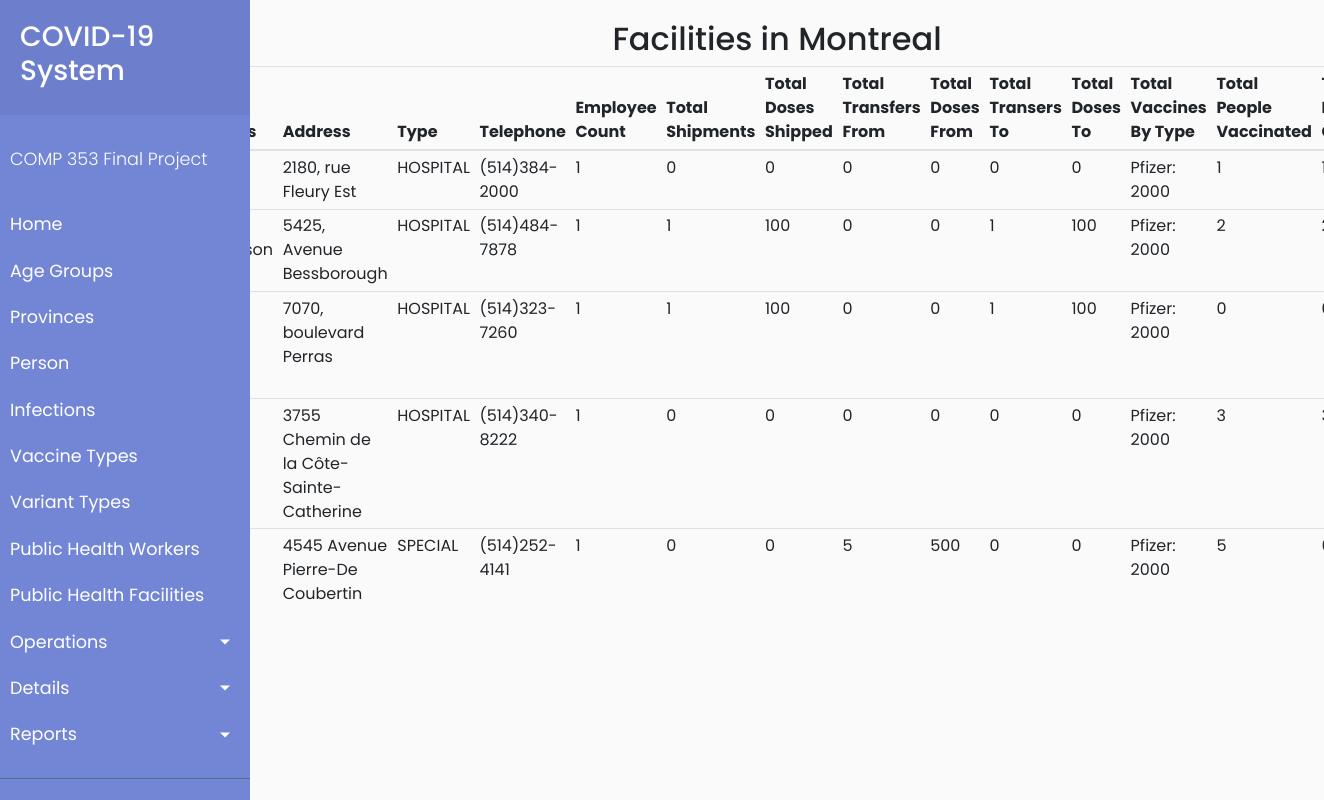
The page /client/report4.php on the database its author committed.
### tables this page shows
CREATE TABLE HealthFacility (
  name VARCHAR(50),
  address VARCHAR(100),
  city VARCHAR(255),
  provinceID int,
  telephone VARCHAR(13),
  webAddress VARCHAR(100),
  type VARCHAR(8),
  PRIMARY KEY (name, address),
  FOREIGN KEY (provinceID) REFERENCES Province(provinceID)
);

### client/report4.php (the view, shortened to what this page needs)
<?php
    include('common/header.php');
?>
        <div id="content">
            <?php
            $mysqli = new mysqli('c353.c9ohujn2mpyl.us-east-1.rds.amazonaws.com', 'admin', 'hello123', 'PROJECT') or die(mysqli_error($mysqli));
            $result = $mysqli->query("
SELECT
    h.name,
    h.address,
    h.type,
    h.telephone,
    COUNT(DISTINCT j.EID) AS employeeCount,
    COALESCE(vs.totalShipments, 0) AS totalShipments,
    COALESCE(vs.totalDosesShipped, 0) AS totalDosesShipped,
    COALESCE(vtFrom.totalTransfersFrom, 0) AS totalTransfersFrom,
    COALESCE(vtFrom.totalDosesFrom, 0) AS totalDosesFrom,
    COALESCE(vtTo.totalTransfersTo, 0) AS totalTransfersTo,
    COALESCE(vtTo.totalDosesTo, 0) AS totalDosesTo,
    v.totalVaccinesByType,
    COALESCE(vac.totalPeopleVaccinated, 0) as totalPeopleVaccinated,
    COALESCE(vac.totalDosesGiven, 0) as totalDosesGiven
FROM
    HealthFacility h
        LEFT JOIN
    JobHistory j ON j.address = h.address
        AND j.name = h.name
        LEFT JOIN
    (SELECT
        nameHSO AS name,
            address,
            COUNT(DISTINCT nameHSO, address, nameDrug, date) AS totalShipments,
            SUM(COUNT) AS totalDosesShipped
    FROM
        VaccineShipment
    GROUP BY nameHSO , address) vs ON vs.name = h.name
        AND vs.address = h.address
        LEFT JOIN
    (SELECT
        nameHSOFrom,
            addressFrom,
            COUNT(DISTINCT nameHSOFrom, nameHSOTo, addressFrom, addressTo, nameDrug, date) AS totalTransfersFrom,
            SUM(count) AS totalDosesFrom
    FROM
        VaccineTransfer
    GROUP BY nameHSOFROM , addressFROM) vtFrom ON vtFrom.nameHSOFrom = h.name
        AND vtFrom.addressFrom = h.address
        LEFT JOIN
    (SELECT
        nameHSOTo,
            addressTo,
            COUNT(DISTINCT nameHSOFrom, nameHSOTo, addressFrom, addressTo, nameDrug, date) AS totalTransfersTo,
            SUM(COUNT) AS totalDosesTo
    FROM
        VaccineTransfer
    GROUP BY nameHSOTo , addressTo) vtTo ON vtTo.nameHSOTo = h.name
        AND vtTo.addressTo = h.address
        LEFT JOIN
    (SELECT
        nameHSO AS name,
            address,
            GROUP_CONCAT(nameDrug, ': ', count) totalVaccinesByType
    FROM
        VaccineStored
    GROUP BY nameHSO , address) v ON v.name = h.name
        AND v.address = h.address
	LEFT JOIN
    (SELECT
    Hname AS name,
    address,
    COUNT(DISTINCT passportNumOrSSN) AS totalPeopleVaccinated,
    COUNT(DISTINCT passportNumOrSSN, doseNumber) AS totalDosesGiven
FROM
    Vaccination
GROUP BY Hname , address) vac
ON vac.name = h.name
AND vac.address = h.address
WHERE
    h.city = 'Montreal'
        AND j.endDate IS NULL
GROUP BY h.name , h.address;
") or die($mysqli->error);
            ?>
            <div class="row justify-content-center">
                <h2>Facilities in Montreal</h2>
                <table class="table table-sm">
                    <thead>
                        <tr>
                            <th>Name Facilities</th>
                            <th>Address</th>
                            <th>Type</th>
                            <th>Telephone</th>
                            <th>Employee Count</th>
                            <th>Total Shipments</th>
                            <th>Total Doses Shipped</th>
                            <th>Total Transfers From</th>
                            <th>Total Doses From</th>
                            <th>Total Transers To</th>
                            <th>Total Doses To</th>
                            <th>Total Vaccines By Type</th>
                            <th>Total People Vaccinated</th>
                            <th>Total Doses Given</th>
                        </tr>
                    </thead>
                    <?php
                    while ($row = $result->fetch_assoc()) : ?>
                        <tr>
                            <td><?php echo $row['name']; ?></td>
                            <td><?php echo $row['address']; ?></td>
                            <td><?php echo $row['type']; ?></td>
                            <td><?php echo $row['telephone']; ?></td>
                            <td><?php echo $row['employeeCount']; ?></td>
                            <td><?php echo $row['totalShipments']; ?></td>
                            <td><?php echo $row['totalDosesShipped']; ?></td>
                            <td><?php echo $row['totalTransfersFrom']; ?></td>
                            <td><?php echo $row['totalDosesFrom']; ?></td>
                            <td><?php echo $row['totalTransfersTo']; ?></td>
                            <td><?php echo $row['totalDosesTo']; ?></td>
                            <td><?php echo $row['totalVaccinesByType']; ?></td>
                            <td><?php echo $row['totalPeopleVaccinated']; ?></td>
                            <td><?php echo $row['totalDosesGiven']; ?></td>
                        </tr>
                    <?php endwhile; ?>
                </table>
            </div>
            </div>
        </div>
<?php
    include('common/footer.php');
?>

### client/index.css (style rules this page uses)
body { font-family: "Poppins", sans-serif; background: #fafafa; }
#content { width: calc(100% - 250px); padding: 20px 40px 40px 20px; min-height: 100vh; transition: all 0.3s; position: absolute; top: 0; right: 0; }

### rows shown on the page
healthfacility: address "2180, rue Fleury Est", type "HOSPITAL", telephone "(514)384-2000", employeeCount "1", totalShipments "0", totalDosesShipped "0", totalTransfersFrom "0", totalDosesFrom "0", totalTransfersTo "0", totalDosesTo "0", totalVaccinesByType "Pfizer: 2000", totalPeopleVaccinated "1"
healthfacility: address "5425, Avenue Bessborough", type "HOSPITAL", telephone "(514)484-7878", employeeCount "1", totalShipments "1", totalDosesShipped "100", totalTransfersFrom "0", totalDosesFrom "0", totalTransfersTo "1", totalDosesTo "100", totalVaccinesByType "Pfizer: 2000", totalPeopleVaccinated "2"
healthfacility: address "7070, boulevard Perras", type "HOSPITAL", telephone "(514)323-7260", employeeCount "1", totalShipments "1", totalDosesShipped "100", totalTransfersFrom "0", totalDosesFrom "0", totalTransfersTo "1", totalDosesTo "100", totalVaccinesByType "Pfizer: 2000", totalPeopleVaccinated "0"
healthfacility: address "3755 Chemin de la Côte-Sainte-Catherine", type "HOSPITAL", telephone "(514)340-8222", employeeCount "1", totalShipments "0", totalDosesShipped "0", totalTransfersFrom "0", totalDosesFrom "0", totalTransfersTo "0", totalDosesTo "0", totalVaccinesByType "Pfizer: 2000", totalPeopleVaccinated "3"
healthfacility: address "4545 Avenue Pierre-De Coubertin", type "SPECIAL", telephone "(514)252-4141", employeeCount "1", totalShipments "0", totalDosesShipped "0", totalTransfersFrom "5", totalDosesFrom "500", totalTransfersTo "0", totalDosesTo "0", totalVaccinesByType "Pfizer: 2000", totalPeopleVaccinated "5"
